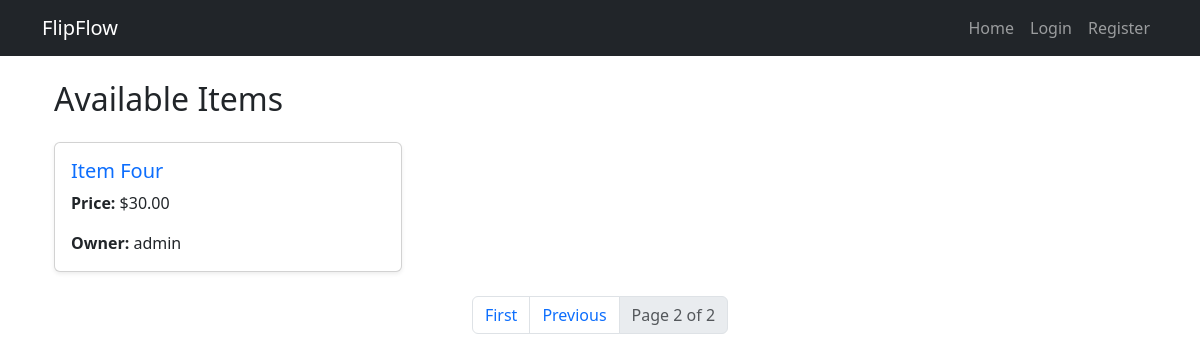
Page /?page=2 on the earlier database version.
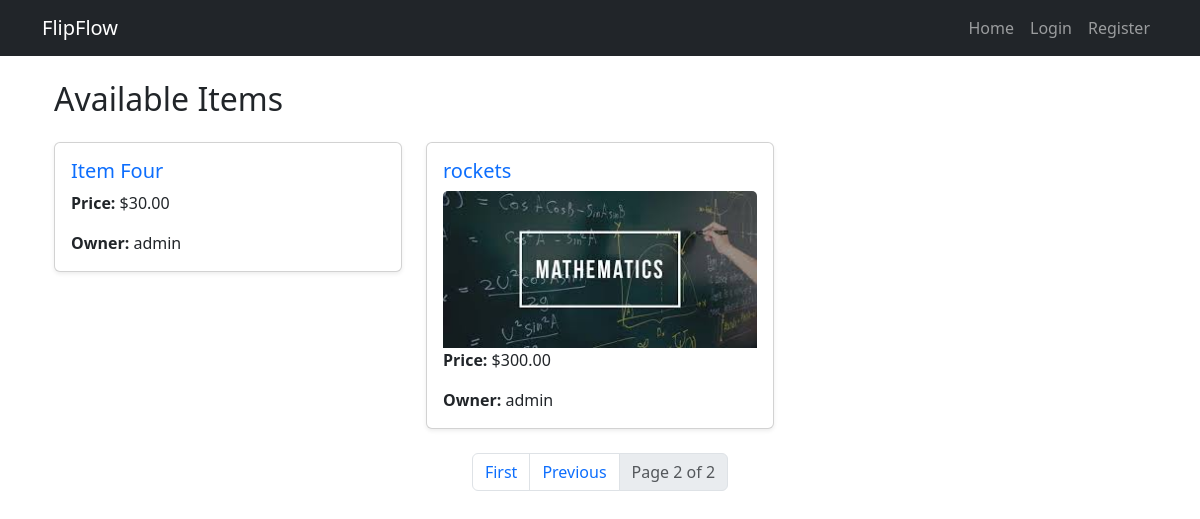
Same page on the later database version.
### Item/models.py (models this page shows, shortened)
class Item(models.Model):
    Item_name= models.CharField(max_length=100, verbose_name="Item Name")
    Item_img = models.ImageField(upload_to=custom_upload_to,blank=True,null=True)
    Item_owner=models.ForeignKey(User,blank=True, null=True,verbose_name=_("Item Owner"), on_delete=models.CASCADE,related_name='item_owner')
    Item_description= models.TextField(verbose_name="Item Description")
    Item_price= models.DecimalField(max_digits=10, decimal_places=2, verbose_name="Item Price")
    Item_quantity= models.IntegerField(verbose_name="Item Quantity")
    Item_published=models.BooleanField(_("Item Published"), default=False, help_text=_("Is this item published?"))
    Item_createdat=models.DateTimeField(_("Item Created At"), auto_now_add=True)
    Item_category=models.ForeignKey('Category',on_delete=models.CASCADE,blank=True,null=True)
    Item_slug = models.SlugField(blank=True,null=True,unique=True)
    class Meta:
        verbose_name = _("Item")
        verbose_name_plural = _("Items")

### Item/views.py (the view)
# urls.py: path('',views.item_list,name="item_list"),
def item_list(request):
    items=Item.objects.filter(Item_published=True)
    Paginator_items=Paginator(items, 4) # Show 10 items per page
    page_number=request.GET.get('page')
    items=Paginator_items.get_page(page_number)
    context={'items':items}
    return render(request, 'Item/item_list.html',context)

### Item/templates/Item/item_list.html (shortened to what this page needs)
{% extends "base.html" %}
{% block body %}
{% load static %}
<div class="container">
    <h2 class="mb-4">Available Items</h2>
    <div class="row">
        {% for item in items %}
        <div class="col-md-4 mb-4">
            <div class="card shadow-sm">
                <div class="card-body">
                    <a href="{% url 'Item:item_detail' item.Item_slug %}" class="text-decoration-none">
                        <h5 class="card-title">{{ item.Item_name }}</h5>
                    </a>
                    {% if item.Item_img %}
                    <img src="{{ item.Item_img.url }}" class="card-img-top" alt="Item Image" style="max-height: 200px; object-fit: cover;">
                    {% endif %}
                    <p class="card-text"><strong>Price:</strong> ${{ item.Item_price }}</p>
                    <p class="card-text"><strong>Owner:</strong> {{ item.Item_owner.username }}</p>
                </div>
            </div>
        </div>
        {% empty %}
        <p class="text-muted">No items available.</p>
        {% endfor %}
    </div>
    <nav aria-label="Page navigation">
        <ul class="pagination justify-content-center">
            {% if items.has_previous %}
            <li class="page-item">
                <a class="page-link" href="?page=1">First</a>
            </li>
            <li class="page-item">
                <a class="page-link" href="?page={{ items.previous_page_number }}">Previous</a>
            </li>
            {% endif %}
            <li class="page-item disabled">
                <span class="page-link">Page {{ items.number }} of {{ items.paginator.num_pages }}</span>
            </li>
        </ul>
    </nav>
</div>
{% endblock %}

Differences in the rows shown:
added Item: Item_name "rockets", Item_img (picture), Item_price "300.00", Item_owner.username "admin"
